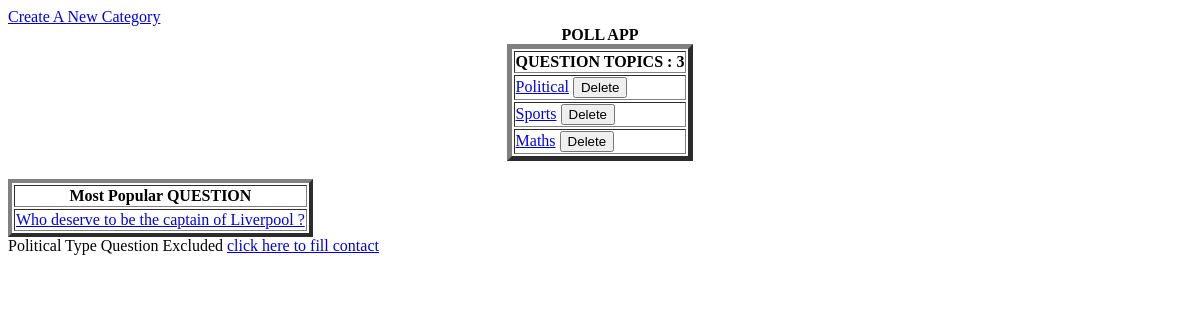
The app's page /, older data.
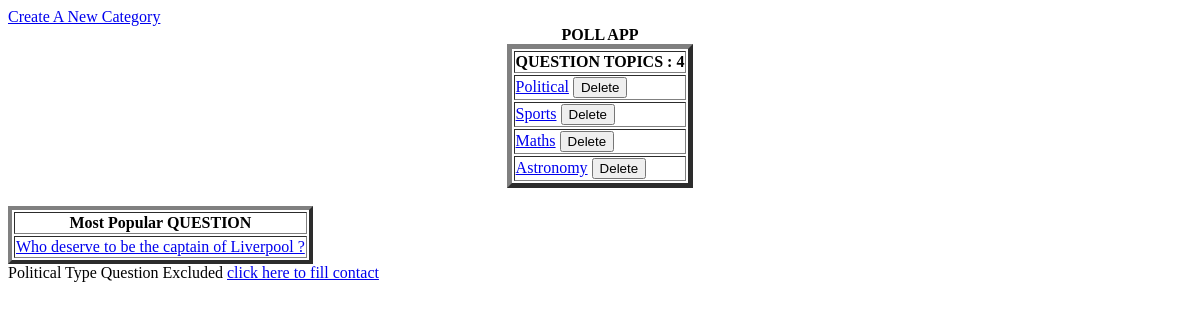
The same page, newer data.
### poll/models.py (models this page shows, shortened)
class QuestionType(models.Model):
	topic = models.CharField(max_length=200)

class Question(models.Model):
	question_type = models.ForeignKey(QuestionType)
	question_text = models.CharField(max_length=200)
	pub_date = models.DateTimeField(default= django.utils.timezone.now)
	hit_ques = models.IntegerField(default =0)
	def __str__(self):
		return self.question_text

### poll/views.py (the view)
# urls.py: url(r"^$", views.QuestionTypeView.as_view(), name="main_page"),
class QuestionTypeView(ListView):
    model = QuestionType
    template_name = "poll/main_page.html"
    context_object_name ="type_list"
    def get_popular(self):
        political = QuestionType.objects.get(topic = "Political")
        maxx = Question.objects.all().exclude(question_type=political).aggregate(Max('hit_ques'))
        return Question.objects.get(hit_ques = int(maxx['hit_ques__max']))
    def get_context_data(self, **kwargs):
        context = super().get_context_data(**kwargs)
        context['popular'] = self.get_popular()
        return context

### poll/templates/poll/main_page.html
<html>
<a href ="{% url 'poll:create_type' %}">Create A New Category</a>
<center><strong>POLL APP</strong><br>
<table  border="5">
<th><center>QUESTION TOPICS : {{type_list|length}}</center></th>
{% for type in type_list %}
	<tr>
	<td><a href = "{% url 'poll:question_list' type.id  %}">{{type.topic}}</a>
	<a href = "{% url 'poll:delete_type' type.id %}">
		<button type="button">Delete </button></a>
	</td>
	</tr>
{%  endfor %}
</table>
</center>
<html>
<br>
<table border ='4'>
<th>Most Popular QUESTION</th>
<tr>
<td>
<a href = "{% url 'poll:question_detail' popular.id  %}">{{popular}}</a>
</td>
</tr>
</table>
Political Type Question Excluded
<a href = "{% url 'poll:contact_views' %}">click here to fill contact</a>

Row changes from the older to the newer data that the page shows:
added QuestionType: topic "Astronomy"
Text that changed along with them:
{{ type_list|length }}: "3" → "4"
